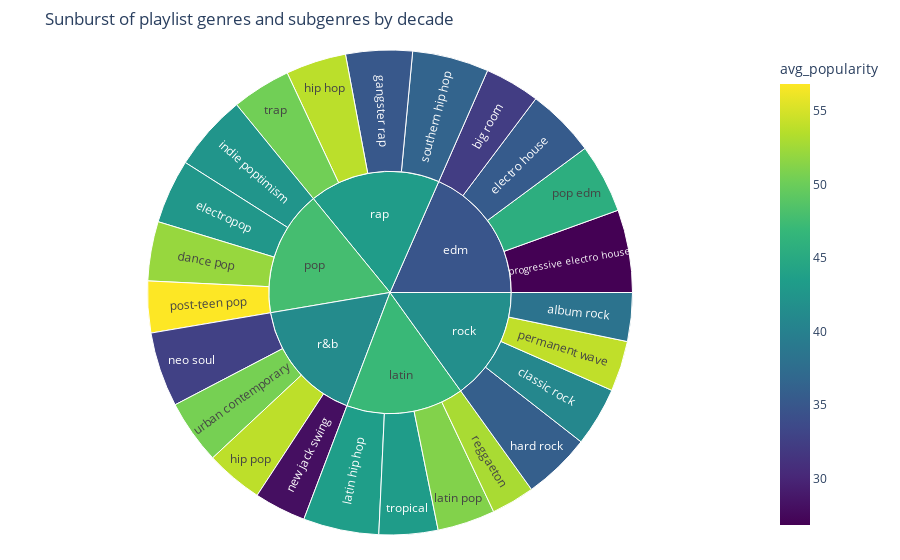

Notebook code for this chart:
### Code cell
#create the Sunburst plot
fig_sunburst = px.sunburst(
    df,
    path = ['playlist_genre', 'playlist_subgenre'], #define the hierarchy (All -> Genre -> Subgenre)
    values = 'count', #size of each segment based on the count of songs
    color = 'avg_popularity', #color segments based on average popularity
    color_continuous_scale = 'Viridis', #use a color scale that is more accessible (color-blind friendly)
    title = 'Sunburst of playlist genres and subgenres by decade' #set the title of the chart
)

#update the layout for better spacing and readability
fig_sunburst.update_layout(margin = dict(t = 50, l = 25, r = 25, b = 25))
fig_sunburst.show()

### Figure 1 — Plotly figure (JSON) as saved in the notebook; plotly's stock layout.template omitted (floating-point values rounded to 4 significant figures)
{"data": [{"branchvalues": "total", "customdata": [[38.32], [32.28], [40.81], [52.08], [35.51], [42.73], [35.19], [35.84], [53.77], [53.84], [42.48], [43.48], [51.1], [32.69], [28.03], [54.0], [45.69], [56.83], [26.87], [52.93], [36.47], [50.31], [43.33], [50.52], [34.83], [47.04], [47.74], [41.22], [43.24], [41.73]], "domain": {"x": [0, 1], "y": [0, 1]}, "hovertemplate": "labels=%{label}<br>count=%{value}<br>parent=%{parent}<br>id=%{id}<br>avg_popularity=%{color}<extra></extra>", "ids": ["rock/album rock", "edm/big room", "rock/classic rock", "pop/dance pop", "edm/electro house", "pop/electropop", "rap/gangster rap", "rock/hard rock", "rap/hip hop", "r&b/hip pop", "pop/indie poptimism", "latin/latin hip hop", "latin/latin pop", "r&b/neo soul", "r&b/new jack swing", "rock/permanent wave", "edm/pop edm", "pop/post-teen pop", "edm/progressive electro house", "latin/reggaeton", "rap/southern hip hop", "rap/trap", "latin/tropical", "r&b/urban contemporary", "edm", "latin", "pop", "r&b", "rap", "rock"], "labels": ["album rock", "big room", "classic rock", "dance pop", "electro house", "electropop", "gangster rap", "hard rock", "hip hop", "hip pop", "indie poptimism", "latin hip hop", "latin pop", "neo soul", "new jack swing", "permanent wave", "pop edm", "post-teen pop", "progressive electro house", "reggaeton", "southern hip hop", "trap", "tropical", "urban contemporary", "edm", "latin", "pop", "r&b", "rap", "rock"], "marker": {"coloraxis": "coloraxis", "colors": [38.32, 32.28, 40.81, 52.08, 35.51, 42.73, 35.19, 35.84, 53.77, 53.84, 42.48, 43.48, 51.1, 32.69, 28.03, 54.0, 45.69, 56.83, 26.87, 52.93, 36.47, 50.31, 43.33, 50.52, 34.83, 47.04, 47.74, 41.22, 43.24, 41.73]}, "name": "", "parents": ["rock", "edm", "rock", "pop", "edm", "pop", "rap", "rock", "rap", "r&b", "pop", "latin", "latin", "r&b", "r&b", "rock", "edm", "pop", "edm", "latin", "rap", "rap", "latin", "r&b", "", "", "", "", "", ""], "type": "sunburst", "values": [1065, 1206, 1296, 1298, 1511, 1408, 1456, 1485, 1322, 1256, 1672, 1655, 1262, 1637, 1133, 1105, 1517, 1129, 1809, 948, 1674, 1291, 1288, 1405, 6043, 5153, 5507, 5431, 5743, 4951]}], "layout": {"coloraxis": {"colorbar": {"title": {"text": "avg_popularity"}}, "colorscale": [[0, "#440154"], [0.1111, "#482878"], [0.2222, "#3e4989"], [0.3333, "#31688e"], [0.4444, "#26828e"], [0.5556, "#1f9e89"], [0.6667, "#35b779"], [0.7778, "#6ece58"], [0.8889, "#b5de2b"], [1, "#fde725"]]}, "legend": {"tracegroupgap": 0}, "margin": {"b": 25, "l": 25, "r": 25, "t": 50}, "title": {"text": "Sunburst of playlist genres and subgenres by decade"}}}
